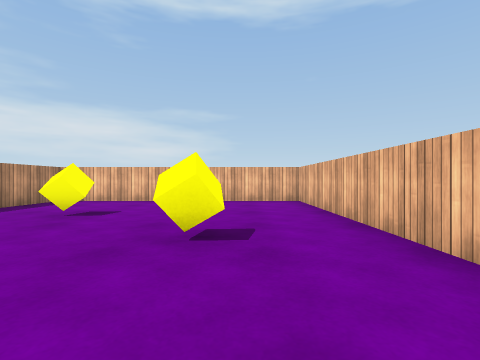
[1] (above)

18 first-person views from a walk through a Unity game level. The camera is 0.62 m above the floor, looks level and sees 85° across. The floor is counted in squares, 1 m on a side. Each view is taken from the middle of a square. On the plan, view 1 faces up. The plan holds only what a view shows up to about 9 squares ahead; the rest is blank. The place goes on beyond the plan. The player is left out. Surface patterns are stand-ins for the level's own textures.

[2]
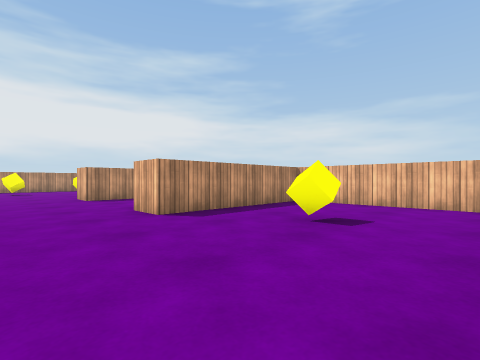

[3]
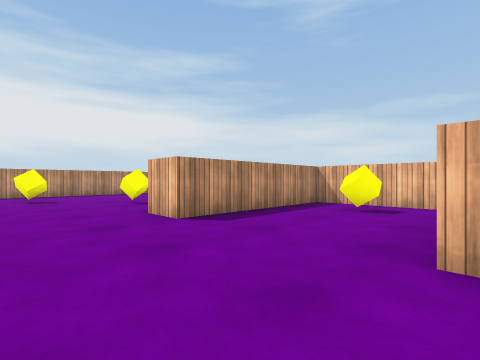

[4]
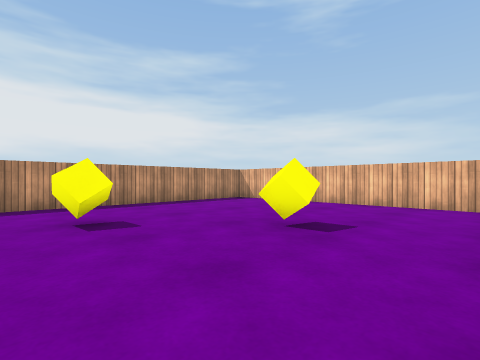

[5]
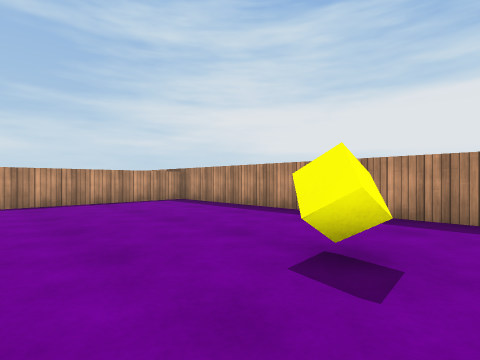

[6]
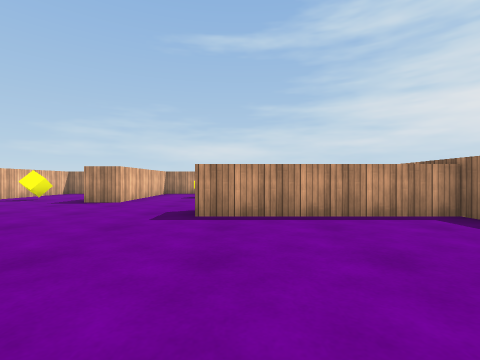

[7]
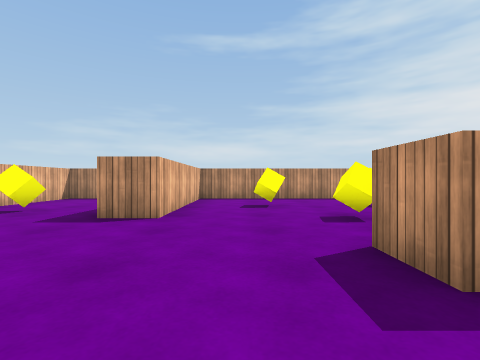

[8]
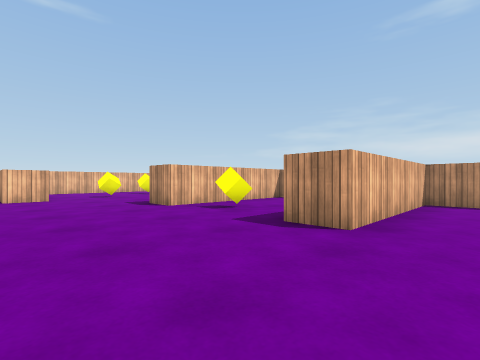

[9]
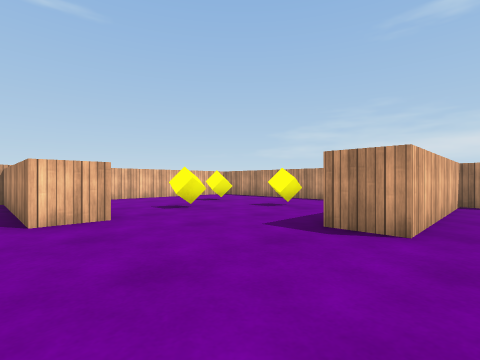

[10]
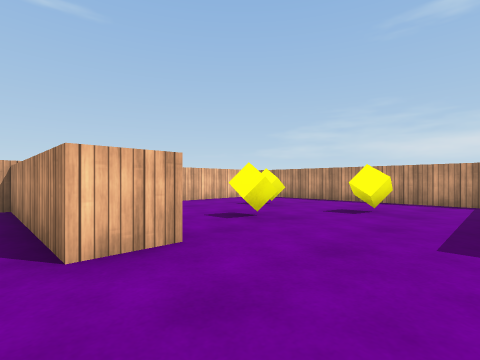

[11]
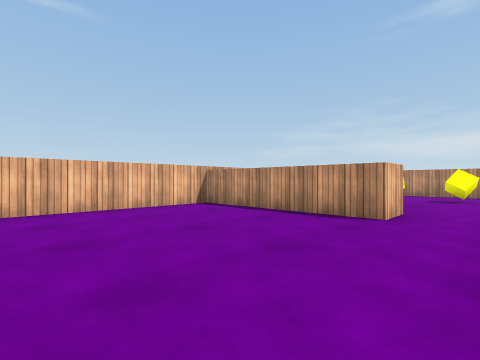

[12]
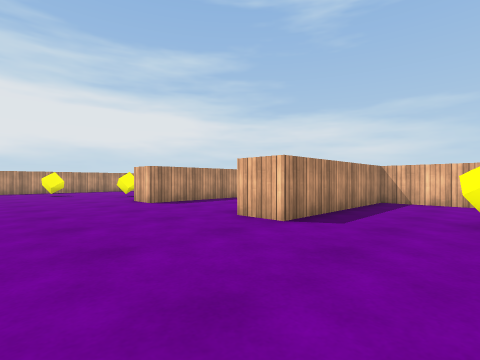

[13]
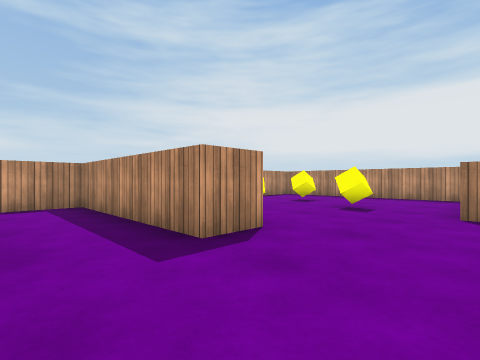

[14]
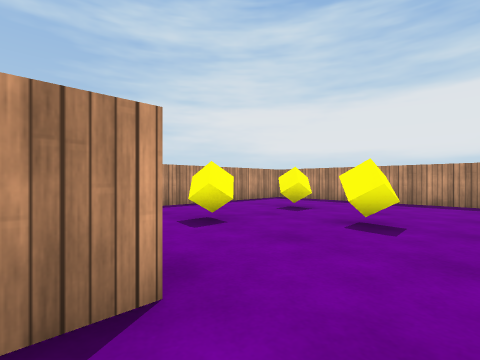

[15]
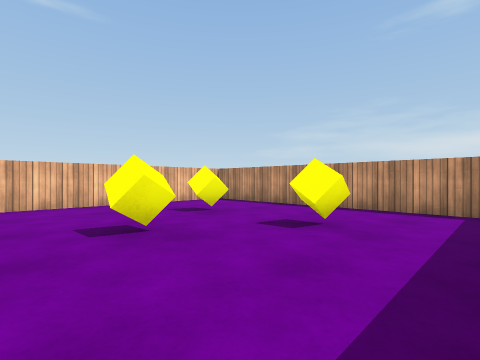

[16]
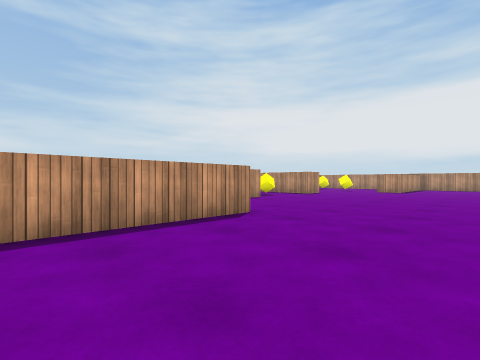

[17]
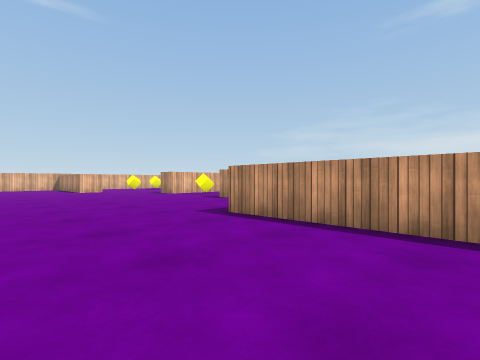

[18]
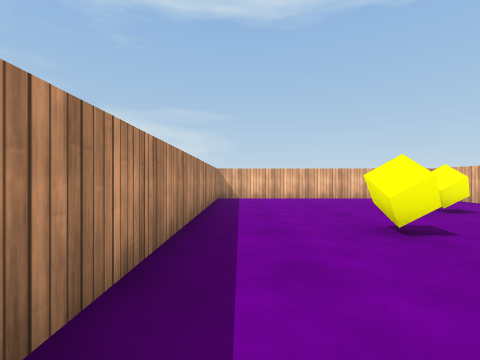

### Floor plan
Points are (right, up) in squares from view 1. A wall is a line through its corners. A room is listed if a view was taken in it or the views show most of it. See-through windows are left out.
Room 1 (views 1, 2, 3, 4, 5, 6, 7, 8, 9, 10, 11, 12, 13, 14, 15, 16, 17, 18)
walls: (-2.7, -5.5) (-2.7, -4.5) (1.7, -4.5) (1.7, -0.2); (-10.7, 5.9) (-10.7, 6.5); (-6.9, 7.8) (-9.7, 7.8) (-9.7, 3.3) (-10.8, 3.3); (-11.2, 7.8) (-17.7, 7.8) (-17.7, -4.5) (-13.2, -4.5) (-13.2, -5.5); (-4.8, -11.8) (1.7, -11.8) (1.7, -6.2); (-17.7, -5.8) (-17.7, -10.8); (1.7, 1.9) (1.7, 7.8) (-5.3, 7.8) (-5.3, 3.3) (-6.4, 3.3); (-17, -11.8) (-10.7, -11.8) (-10.7, -7.2) (-9.7, -7.2) (-9.7, -11.8) (-6.3, -11.8) (-6.3, -7.2) (-5.2, -7.2)
objects: yellow cube (-15, -9); yellow cube (-15, 2); yellow cube (-14, -7); yellow cube (-13, -9); yellow cube (-13, 4); yellow cube (-8, -8); yellow cube (-8, 6); yellow cube (-3, -9); yellow cube (-3, 5); yellow cube (-2, -7); yellow cube (-1, -9); yellow cube (-1, 3)

Positions as (right, up) in squares from view 1, and headings:
1: (0, 0), facing up
2: (-1, 1), facing up-left
3: (-6, 1), facing up-left
4: (-11, 1), facing up-left
5: (-13, 3), facing down-left
6: (-14, 0), facing down
7: (-12, -3), facing down
8: (-12, -4), facing down-right
9: (-7, -4), facing down-right
10: (-5, -4), facing down-right
11: (-4, 0), facing down-right
12: (-3, 0), facing up-left
13: (-8, -5), facing down-left
14: (-10, -6), facing down-left
15: (-5, -6), facing down-right
16: (1, -1), facing down-left
17: (-17, -1), facing down-right
18: (-17, -1), facing up
